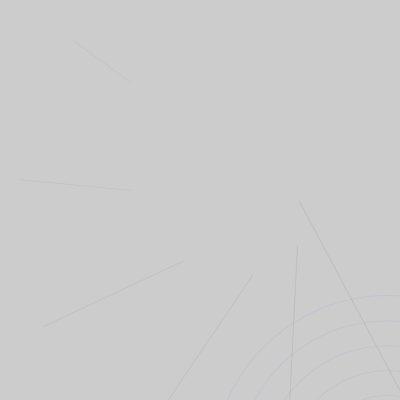
Frame 1 (no input)
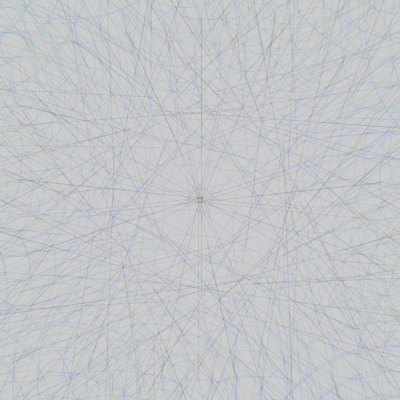
Frame 60 (the mouse pressed at the canvas centre just before this capture)
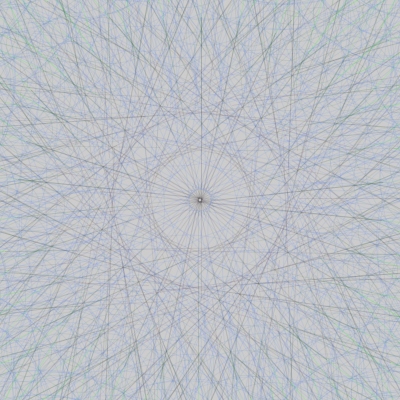
Frame 120 (the mouse held since frame 60 and released just before this capture)

The Processing sketch that drew these frames (run headless with seeded random() and noise(); from frame 60 on, the mouse is pressed at the canvas centre):

// Processing sketch: processing_37708
// ── processing_37708.pde

void setup(){
  size(400,400);
}
int i=1;
int j=1;
void draw(){
for(int x=0;x<width;x+=50){
stroke(40,100,x,20);
noFill();
pushMatrix();
    translate(200,200);  //move the origin to the point(50,50)
    rotate(radians(i));          //rotate from the center, convert degrees to radians
    translate(100,0);             //set the radius
    rotate(radians(j + 25));     //rotate the ellipse about the next axis
    ellipse(200,200,x,x);          //draw the ellipse
popMatrix();
}
for(int y=0;y<width;y+=30){
stroke(40,y,40,20);
pushMatrix();
    translate(200,200);  //move the origin to the point(50,50)
    rotate(radians(i));          //rotate from the center, convert degrees to radians
    translate(100,0);             //set the radius
    rotate(radians(j + 15));     //rotate the ellipse about the next axis
    line(200,200,y,y);          //draw the ellipse
popMatrix();
  j+=30;
  i++;
  
}



}
